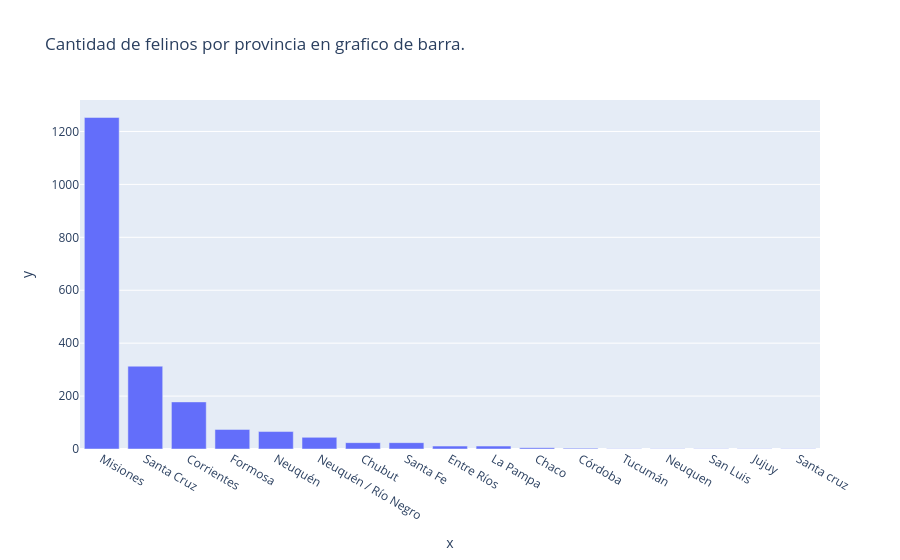

The code cell stored with this chart in its notebook:
### Markdown cell above
## 3) ¿Qué provincias tienen mayor cantidad de avistamientos? (gráfico de barra)

### Code cell
f_s_p = felinos["stateProvince"].value_counts()
px.bar(data_frame=f_s_p, x=f_s_p.index, y=f_s_p.values, title="Cantidad de felinos por provincia en grafico de barra.").show()

### Figure 1 — Plotly figure (JSON) as saved in the notebook; plotly's stock layout.template omitted (floating-point values rounded to 4 significant figures)
{"data": [{"hovertemplate": "x=%{x}<br>y=%{y}<extra></extra>", "legendgroup": "", "marker": {"color": "#636efa", "pattern": {"shape": ""}}, "name": "", "orientation": "v", "showlegend": false, "textposition": "auto", "type": "bar", "x": ["Misiones", "Santa Cruz", "Corrientes", "Formosa", "Neuquén", "Neuquén / Río Negro", "Chubut", "Santa Fe", "Entre Ríos", "La Pampa", "Chaco", "Córdoba", "Tucumán", "Neuquen", "San Luis", "Jujuy", "Santa cruz"], "xaxis": "x", "y": [1253, 313, 178, 74, 66, 44, 24, 24, 11, 11, 5, 3, 1, 1, 1, 1, 1], "yaxis": "y"}], "layout": {"barmode": "relative", "legend": {"tracegroupgap": 0}, "title": {"text": "Cantidad de felinos por provincia en grafico de barra."}, "xaxis": {"anchor": "y", "domain": [0, 1], "title": {"text": "x"}}, "yaxis": {"anchor": "x", "domain": [0, 1], "title": {"text": "y"}}}}
